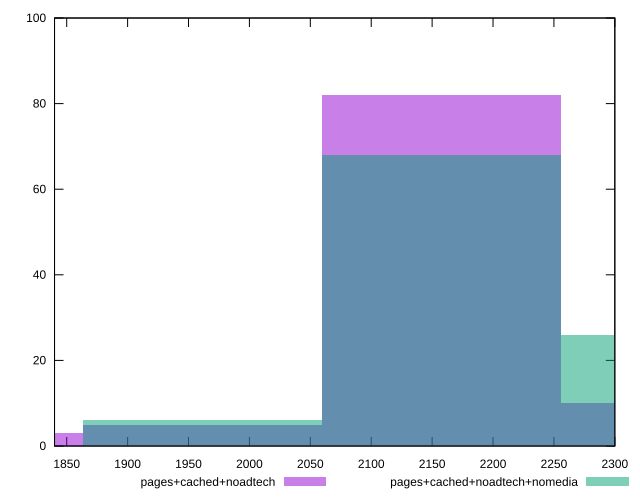

gnuplot code for this plot:
reset

$pagesCachedNoadtech <<EOF
1961.8268767129807 5
2158.0095643842787 82
2354.1922520555772 10
1765.6441890416827 3
EOF

$pagesCachedNoadtechNomedia <<EOF
1961.8268767129807 6
2158.0095643842787 68
2354.1922520555772 26
EOF

set key outside below
set boxwidth 196.18268767129808
set xrange [1840:2300]
set yrange [0:100]
set trange [0:100]
set style fill transparent solid 0.5 noborder
set terminal svg size 640, 500 enhanced background rgb 'white'
set output "report_00019_2021-02-10T18-14-37.922Z//unused-javascript/comparison/histogram/2_vs_3.svg"

plot $pagesCachedNoadtech title "pages+cached+noadtech" with boxes, \
     $pagesCachedNoadtechNomedia title "pages+cached+noadtech+nomedia" with boxes

reset
